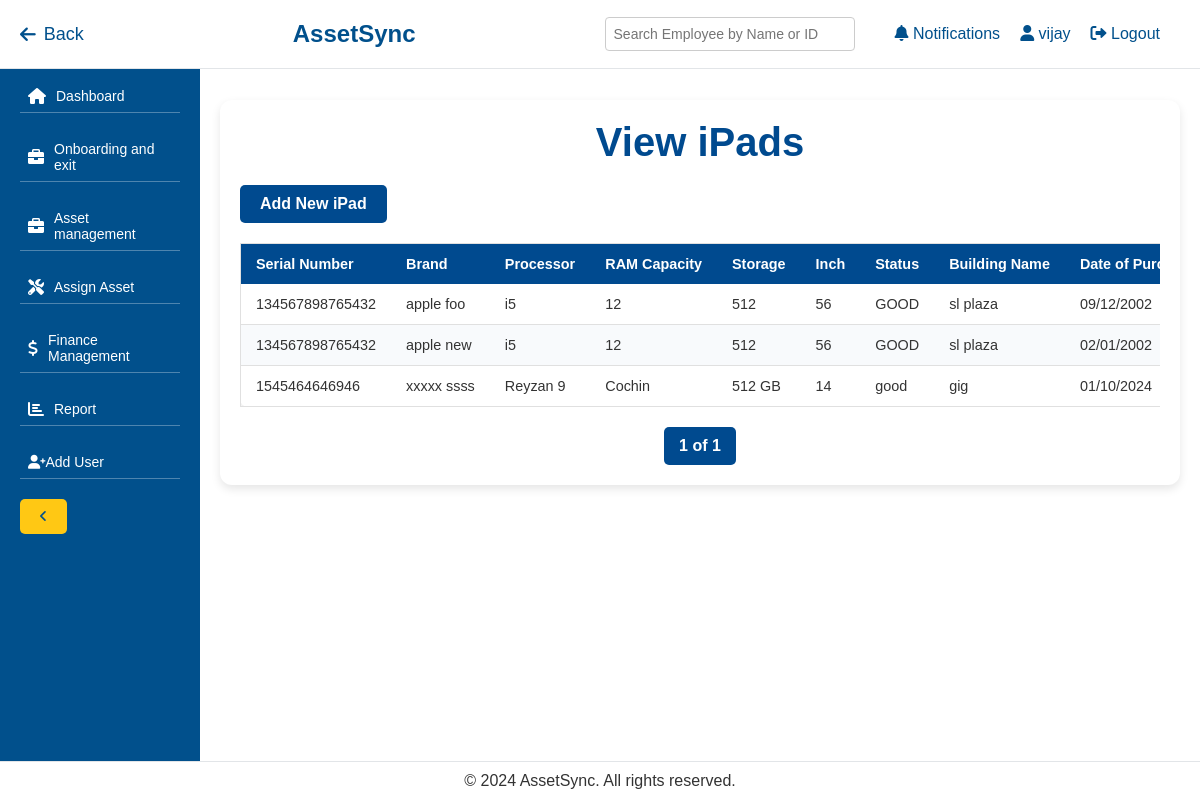
/view-asset/ipads/ (signed in), run on the app's committed database.
### management/models.py (models this page shows, shortened)
class iPad(models.Model):
    serial_number = models.CharField(max_length=100)
    brand = models.CharField(max_length=100)
    processor = models.CharField(max_length=100)
    ram_capacity = models.CharField(max_length=50)
    storage = models.CharField(max_length=100)
    inch = models.CharField(max_length=50)
    status = models.CharField(max_length=50)
    building_name = models.CharField(max_length=100)
    date_of_purchase = models.DateField()
    purchased_amount = models.DecimalField(max_digits=10, decimal_places=2)
    warranty_details = models.CharField(max_length=255)
    warranty_date = models.DateField()
    remarks = models.TextField(blank=True, null=True)
    employee = models.ForeignKey(Employee, on_delete=models.SET_NULL, null=True, blank=True, related_name='ipads')

### management/views.py (the view)
# urls.py: path('view-asset/ipads/', views.view_ipads, name='view_ipads'),
@login_required
def view_ipads(request):
    ipads_list = iPad.objects.all()
    paginator = Paginator(ipads_list, 10)  # Show 10 iPads per page
    page_number = request.GET.get('page')
    ipads = paginator.get_page(page_number)
    return render(request, 'management/view_ipads.html', {'ipads': ipads})

### management/templates/management/view_ipads.html (shortened to what this page needs)
{% extends 'management/base.html' %}
{% block content %}
<div class="container">
    <h2>View iPads</h2>
    <a href="{% url 'add_ipad' %}" class="add-new-btn">Add New iPad</a>
    <div class="table-container">
        <table>
            <thead>
                <tr>
                    <th>Serial Number</th>
                    <th>Brand</th>
                    <th>Processor</th>
                    <th>RAM Capacity</th>
                    <th>Storage</th>
                    <th>Inch</th>
                    <th>Status</th>
                    <th>Building Name</th>
                    <th>Date of Purchase</th>
                </tr>
            </thead>
            <tbody>
                {% for ipad in ipads %}
                <tr>
                    <td>{{ ipad.serial_number }}</td>
                    <td>{{ ipad.brand }}</td>
                    <td>{{ ipad.processor }}</td>
                    <td>{{ ipad.ram_capacity }}</td>
                    <td>{{ ipad.storage }}</td>
                    <td>{{ ipad.inch }}</td>
                    <td>{{ ipad.status }}</td>
                    <td>{{ ipad.building_name }}</td>
                    <td>{{ ipad.date_of_purchase|date:"d/m/Y" }}</td>
                </tr>
                {% empty %}
                <tr>
                    <td colspan="14">No iPads found.</td>
                </tr>
                {% endfor %}
            </tbody>
        </table>
    </div>
    <div class="pagination">
        <span class="current">{{ ipads.number }} of {{ ipads.paginator.num_pages }}</span>
    </div>
</div>
{% endblock %}

### management/templates/management/base.html (shortened to what this page needs)
{% load static %}
<!DOCTYPE html>
<html lang="en">
<head>
    <link rel="stylesheet" href="https://cdnjs.cloudflare.com/ajax/libs/font-awesome/6.0.0-beta3/css/all.min.css">
</head>
<body>
    <header>
        <a href="javascript:history.back()" class="back-btn"><i class="fas fa-arrow-left"></i> Back</a>
        <h1>AssetSync</h1>
        <div class="user-options">
            <div class="search-box">
                <input type="text" id="employeeSearch" placeholder="Search Employee by Name or ID" oninput="searchEmployee()">
            </div>
            <a href="#"><i class="fas fa-bell"></i> Notifications</a>
            <a href="#"><i class="fas fa-user"></i> {{ request.user.username }}</a>
            <form id="logout-form" action="{% url 'logout' %}" method="post" style="display:inline;">
                <button type="submit" class="btn" style="background:none; border:none; color: var(--primary-color); font-size: 16px; cursor: pointer;">
                    <i class="fas fa-sign-out-alt"></i> Logout
                </button>
            </form>
        </div>
    </header>
    <aside id="sidebar">
        <nav>
            <ul>
                <li class="{% if request.resolver_match.url_name == 'dashboard' %}active{% endif %}">
                    <a href="{% url 'dashboard' %}"><i class="fas fa-home icon"></i> <span class="text">Dashboard</span></a>
                </li>
                <li>
                    <a href="#" onclick="toggleDropdown(event)"><i class="fas fa-briefcase icon"></i> <span class="text">Onboarding and exit</span></a>
                </li>
                <li>
                    <a href="#" onclick="toggleDropdown(event)"><i class="fas fa-briefcase icon"></i> <span class="text">Asset management</span></a>
                </li>
                <li><a href="{% url 'assign_asset' %}"><i class="fas fa-tools icon"></i> <span class="text">Assign Asset</span></a></li>
                <li><a href="{% url 'finance_module' %}"><i class="fas fa-dollar-sign icon"></i> <span class="text">Finance Management</span></a></li>
                <li><a href="{% url 'report' %}"><i class="fas fa-chart-bar icon"></i> <span class="text">Report</span></a></li>
                <li><a href="{% url 'add_user' %}"><i class="fas fa-user-plus"></i> Add User</a></li>
            </ul>
        </nav>
        <button class="toggle-btn" onclick="toggleSidebar()"><i class="fas fa-angle-left"></i></button>
    </aside>
    <main>
        {% block content %}{% endblock %}
    </main>
    <footer>
        <p>&copy; 2024 AssetSync. All rights reserved.</p>
    </footer>
</body>
</html>

### management/templates/management/base.html (style rules this page uses)
:root { --primary-color: #01508c; --secondary-color: #ffc814; --light-blue-color: #e9f7ff; --white-color: #ffffff; --text-color: #333333; --line-color: rgba(255, 255, 255, 0.3); --collapsed-width: 50px; --expanded-width: 200px; --dropdown-bg-color: #ffffff; --dropdown-hover-bg-color: #f1f1f1; --dropdown-border-color: #e0e0e0; }
* { margin: 0; padding: 0; box-sizing: border-box; }
body { font-family: Arial, sans-serif; background-color: var(--light-blue-color); color: var(--text-color); }
header { position: fixed; top: 0; left: 0; width: 100%; background-color: var(--white-color); border-bottom: 1px solid #e2e5e8; padding: 15px 20px; display: flex; justify-content: space-between; align-items: center; z-index: 1000; }
header h1 { color: var(--primary-color); font-size: 24px; }
header .user-options { display: flex; align-items: center; }
header .user-options a { color: var(--primary-color); margin-left: 20px; text-decoration: none; font-size: 16px; transition: color 0.3s; }
.search-box { position: relative; margin-right: 20px; }
.search-box input[type="text"] { padding: 8px; font-size: 14px; width: 250px; border-radius: 4px; border: 1px solid #ccc; }
.back-btn { font-size: 18px; margin-right: 20px; cursor: pointer; color: var(--primary-color); text-decoration: none; display: flex; align-items: center; }
.back-btn i { margin-right: 8px; }
aside { position: fixed; top: 60px; bottom: 0; left: 0; width: var(--expanded-width); background-color: var(--primary-color); color: var(--white-color); padding: 20px; overflow-y: auto; transition: width 0.3s ease; z-index: 999; }
aside nav ul { list-style-type: none; }
aside nav ul li { margin-bottom: 20px; position: relative; }
aside nav ul li a { color: var(--white-color); text-decoration: none; display: flex; align-items: center; padding: 8px; font-size: 14px; background-color: var(--primary-color); border-bottom: 1px solid var(--line-color); transition: background-color 0.3s, color 0.3s; }
aside nav ul li a .icon { margin-right: 10px; font-size: 16px; }
main { margin-left: var(--expanded-width); padding: 80px 20px; min-height: 100vh; background-color: var(--white-color); transition: margin-left 0.3s ease; }
footer { position: fixed; bottom: 0; left: 0; width: 100%; background-color: var(--white-color); border-top: 1px solid #e2e5e8; color: var(--text-color); text-align: center; padding: 10px 0; z-index: 1000; }
button, .btn { background-color: var(--secondary-color); color: var(--primary-color); border: none; padding: 10px 20px; border-radius: 5px; cursor: pointer; transition: background-color 0.3s, color 0.3s; }
aside { overflow-y: auto; }

### management/templates/management/view_ipads.html (style rules this page uses)
body { font-family: 'Poppins', sans-serif; background-color: #f0f2f5; }
.container { max-width: 100%; margin: 20px auto; padding: 20px; background-color: #ffffff; border-radius: 12px; box-shadow: 0 4px 10px rgba(0, 0, 0, 0.1); }
h2 { font-size: 2.5rem; color: #004a8f; font-weight: 700; text-align: center; margin-bottom: 20px; }
.table-container { overflow-x: auto; margin-bottom: 20px; }
table { width: 100%; border-collapse: collapse; background-color: #ffffff; table-layout: auto; border: 1px solid #e0e0e0; border-radius: 8px; box-shadow: 0 2px 6px rgba(0, 0, 0, 0.1); }
th, td { padding: 12px 15px; text-align: left; font-size: 0.9rem; white-space: nowrap; }
th { background-color: #004a8f; color: #ffffff; font-weight: bold; }
td { color: #333; border-bottom: 1px solid #e0e0e0; }
tbody tr:nth-child(even) { background-color: #f8fafc; }
.pagination { display: flex; justify-content: center; margin-top: 20px; }
.pagination .current { background-color: #004a8f; color: #ffffff; font-weight: bold; padding: 10px 15px; margin: 0 5px; border-radius: 5px; }
.add-new-btn { display: inline-block; margin-bottom: 20px; padding: 10px 20px; background-color: #004a8f; color: #ffffff; text-decoration: none; border-radius: 5px; font-weight: bold; transition: background-color 0.3s ease; }

### data on the page
iPad: serial_number "134567898765432", brand "apple foo", processor "i5", ram_capacity "12", storage "512", inch "56", status "GOOD", building_name "sl plaza", date_of_purchase "09/12/2002"
iPad: serial_number "134567898765432", brand "apple new", processor "i5", ram_capacity "12", storage "512", inch "56", status "GOOD", building_name "sl plaza", date_of_purchase "02/01/2002"
iPad: serial_number "1545464646946", brand "xxxxx ssss", processor "Reyzan 9", ram_capacity "Cochin", storage "512 GB", inch "14", status "good", building_name "gig", date_of_purchase "01/10/2024"

### other printed values
{{ request.user.username }} "vijay"
{{ ipads.number }} "1"
{{ ipads.paginator.num_pages }} "1"
